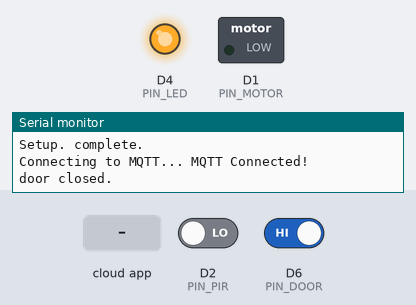
This sketch was run on a simulated ESP8266 (NodeMCU). Shown: switched loads named in the sketch (green lamp = pin HIGH), output pins drawn as LEDs (lit = HIGH), the last lines printed to the serial monitor. The test bench sets the inputs (shaded band); at power-on: D6 (PIN_DOOR) HIGH, D2 (PIN_PIR) LOW. WiFi joins after 1.5 s; servers stay silent unless stated; network time is answered at once with the bench clock; the local clock reads 2024-03-15 10:24:30 at power-on unless the sketch sets it; EEPROM starts erased; no MQTT or app messages arrive unless stated.

Above: at 4.2 s.
4.3 s: the phone or cloud app sets door to 1
8.4 s: D6 (PIN_DOOR) driven LOW
At 8.7 s:
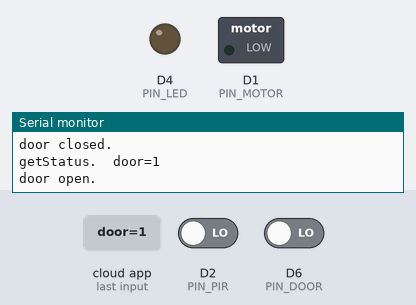
9.9 s: the phone or cloud app sets mode to 0
At 10.92 s:
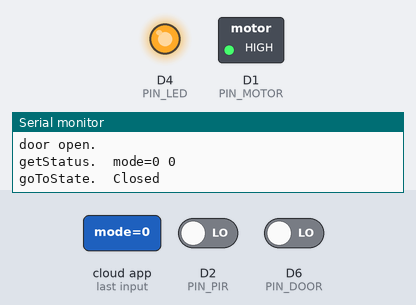
Timing chart, 0 to 12.9 s (numbered marks = the images above; inputs shaded):
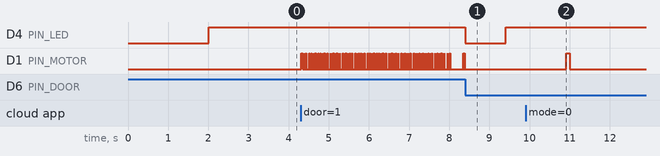

Measured:
- after the input at 8.4 s, D4 (PIN_LED): HIGH → LOW at once, → HIGH 1.0 s later; D1 (PIN_MOTOR): stops changing and stays LOW
- after the input at 9.9 s, D1 (PIN_MOTOR): LOW → HIGH after 1.0 s, → LOW 0.09 s later

The sketch:

Cat_Door_Nov2020.ino
```cpp
#include <Streaming.h>
#include <Metro.h>
#include <Bounce.h>
#include <FiniteStateMachine.h>
#include <ESP8266WiFi.h>
#include "Adafruit_MQTT.h"
#include "Adafruit_MQTT_Client.h"
#include <ESP_EEPROM.h>
#include <NTPClient.h>
#include <WiFiUdp.h>

#define WLAN_SSID       "Looney"
#define WLAN_PASS       "TinyandTooney"

#define MQTT_SERVER      "broker.hivemq.com"
#define MQTT_SERVERPORT  1883

// D4 is builtin LED
#define PIN_LED D4
#define PIN_MOTOR D1
#define PIN_DOOR D6
#define PIN_PIR D2

Bounce door = Bounce( PIN_DOOR, 1 );
Bounce motion = Bounce( PIN_PIR, 1 );

struct State_t {
  // don't bother to commit these to EEPROM when changed
  boolean motion;
  boolean door;
  // commit these to EEPROM when changed
  byte mode;
  uint32_t forDur;
  uint32_t motionDur;
};
State_t state;

String stateNames[] = {
  "Closed",
  "In Only",
  "Open",
  "Open then Closed",
  "Open then In Only"
};

void goToState(byte state);
void closeDoor();
void inOnlyUpdate();
void openDoor();
void openThenClosedUpdate() ;
void openThenInOnlyUpdate();

State closed = State(closeDoor, NULL, NULL);
State inOnly = State(closeDoor, inOnlyUpdate, NULL);
State open = State(openDoor, NULL, NULL);
State openThenClosed = State(openDoor, openThenClosedUpdate, NULL);
State openThenInOnly = State(openDoor, openThenInOnlyUpdate, NULL);

FSM sM = FSM(inOnly); // initialize state machine

WiFiClient client;

Adafruit_MQTT_Client mqtt(&client, MQTT_SERVER, MQTT_SERVERPORT);

Adafruit_MQTT_Publish pubMotion = Adafruit_MQTT_Publish(&mqtt, "magister/catdoor/motion");
Adafruit_MQTT_Publish pubDoor = Adafruit_MQTT_Publish(&mqtt, "magister/catdoor/door");
Adafruit_MQTT_Publish pubMode = Adafruit_MQTT_Publish(&mqtt, "magister/catdoor/mode");
Adafruit_MQTT_Publish pubForDur = Adafruit_MQTT_Publish(&mqtt, "magister/catdoor/doorDur");
Adafruit_MQTT_Publish pubMotionDur = Adafruit_MQTT_Publish(&mqtt, "magister/catdoor/motionDur");

Adafruit_MQTT_Subscribe subMotion = Adafruit_MQTT_Subscribe(&mqtt, "magister/catdoor/motion");
Adafruit_MQTT_Subscribe subDoor = Adafruit_MQTT_Subscribe(&mqtt, "magister/catdoor/door");
Adafruit_MQTT_Subscribe subMode = Adafruit_MQTT_Subscribe(&mqtt, "magister/catdoor/mode");
Adafruit_MQTT_Subscribe subForDur = Adafruit_MQTT_Subscribe(&mqtt, "magister/catdoor/doorDur");
Adafruit_MQTT_Subscribe subMotionDur = Adafruit_MQTT_Subscribe(&mqtt, "magister/catdoor/motionDur");

void MQTT_connect();

WiFiUDP ntpUDP;
NTPClient timeClient(ntpUDP);

void setup() {
  delay(1000);

  pinMode(PIN_LED, OUTPUT);
  pinMode(PIN_MOTOR, OUTPUT);
  pinMode(PIN_DOOR, INPUT_PULLUP);
  pinMode(PIN_PIR, INPUT);

  Serial.begin(115200);
  Serial << endl << endl;
  Serial << "Setup. begin." << endl;

  digitalWrite(PIN_LED, LOW); // boot indicator

  Serial << "Connecting to: " << WLAN_SSID << endl;
  WiFi.disconnect();
  WiFi.mode(WIFI_STA);
  WiFi.begin(WLAN_SSID, WLAN_PASS);

  // start with a manual sync.
  doorDelay(10);

  Serial.println("Initializing EEPROM...");
  EEPROM.begin(512);

  EEPROM.get(0, state);
  if ( state.mode >= sizeof(stateNames) || false ) {
    Serial << "Bad EEPROM! Bootstrapping" << endl;

    state.motion = false;
    state.door = false;
    state.mode = 1; // in only
    state.forDur = 3600; // sec
    state.motionDur = 30; // sec

    EEPROM.put(0, state);
    EEPROM.commit();
  }
  goToState(state.mode);

  // Setup MQTT subscription for instructions.
  mqtt.subscribe(&subDoor);
  mqtt.subscribe(&subMotion);
  mqtt.subscribe(&subMode);
  mqtt.subscribe(&subForDur);
  mqtt.subscribe(&subMotionDur);

  Serial << "WiFi connecting " << endl;
  byte retries = 20;
  boolean ledState = false;
  while (WiFi.status() != WL_CONNECTED) {
    delay(1000);  // wait
    if (retries-- == 0) while (1);  // basically die and wait for WDT to reset me
    Serial.print(".");
    ledState = !ledState;
    digitalWrite(PIN_LED, ledState); // blink while waiting to connect
  }
  Serial.println();

  Serial.println("WiFi connected");
  Serial.println("IP address: "); Serial.println(WiFi.localIP());

  Serial << "starting time client." << endl;
  timeClient.begin();
  long offset = -7L * 60L * 60L;
  Serial << "offset. " << offset << endl;
  timeClient.setTimeOffset(offset);

  digitalWrite(PIN_LED, HIGH); // all clear
  Serial << "Setup. complete." << endl;
}

void loop() {
  MQTT_connect();
  yield();

  timeClient.update();
  yield();

  getStatus();
  yield();

  updateMotion();
  yield();

  sM.update();
  yield();

  sendStatus();
  yield();

  doorDelay(2);
  yield();
}

void getStatus() {

  Adafruit_MQTT_Subscribe *subscription;
  while ((subscription = mqtt.readSubscription(1000))) {
    if ( subscription == &subDoor ) {
      String msg = (char *)subDoor.lastread;
      boolean newDoor = msg.toInt();

      if ( newDoor != state.door ) {
        Serial << "getStatus.  door=" << newDoor << endl;
        if ( newDoor == false ) closeDoor();
        else openDoor();
      }
    }

    if ( subscription == &subMotion ) {
      String msg = (char *)subMotion.lastread;
      boolean newMotion = msg.toInt();

      if ( newMotion != state.motion ) {
        Serial << "getStatus.  motion=" << newMotion << endl;
        state.motion = newMotion;
      }
    }

    if ( subscription == &subMode ) {
      String msg = (char *)subMode.lastread;
      if( msg.length() > 1 ) {
        Serial << "getStatus.  error.  Got weird mode '" << msg << "'." << endl;
        return;
      }
      byte newMode = constrain(msg.toInt(), 0, sizeof(stateNames));

      if ( newMode != state.mode ) {
        Serial << "getStatus.  mode=" << msg << " " << newMode << endl;
        state.mode = newMode;
        goToState(state.mode);

        EEPROM.put(0, state);
        EEPROM.commit();
      }
    }

    if ( subscription == &subForDur ) {
      String msg = (char *)subForDur.lastread;
      uint32_t newForDur = msg.toInt() * 60UL; // min -> sec

      if ( newForDur != state.forDur ) {
        Serial << "getStatus.  forDur=" << msg << " " << newForDur << endl;
        state.forDur = newForDur;

        EEPROM.put(0, state);
        EEPROM.commit();
      }
    }

    if ( subscription == &subMotionDur ) {
      String msg = (char *)subMotionDur.lastread;
      uint32_t newMotionDur = msg.toInt();

      if ( newMotionDur != state.motionDur ) {
        Serial << "getStatus.  motionDur=" << msg << " " << newMotionDur << endl;
        state.motionDur = newMotionDur;

        EEPROM.put(0, state);
        EEPROM.commit();
      }
    }

  }
}

void sendStatus() {
  static boolean motion, door;
  static byte mode;
  static uint32_t forDur, motionDur;

  static byte next = 0;

  // prioritize if changed
  if ( motion != state.motion ) next = 0;
  if ( door != state.door ) next = 1;
  if ( mode != state.mode ) next = 2;
  if ( forDur != state.forDur ) next = 3;
  if ( motionDur != state.motionDur ) next = 4;

  static Metro sendInterval(1UL * 1000UL); // take care to avoid throttling
  if ( sendInterval.check() ) {
    switch ( next ) {
      case 0: pubMotion.publish(state.motion); motion = state.motion; break;
      case 1: pubDoor.publish(state.door); door = state.door; break;
      case 2: pubMode.publish(state.mode); mode = state.mode; break;
      case 3: pubForDur.publish((uint32_t)(state.forDur / 60UL)); forDur = state.forDur; break; // sec -> min
      case 4: pubMotionDur.publish(state.motionDur); motionDur = state.motionDur; break;
    }
    // rotate through
    if ( ++next > 4 ) next = 0;
  }
}

void goToState(byte mode) {
  mode = constrain(mode, 0, sizeof(stateNames));
  state.mode = mode;
  Serial << "goToState.  " << stateNames[mode] << endl;
  switch ( mode ) {
    case 0: sM.transitionTo(closed); break;
    case 1: sM.transitionTo(inOnly); break;
    case 2: sM.transitionTo(open); break;
    case 3: sM.transitionTo(openThenClosed); break;
    case 4: sM.transitionTo(openThenInOnly); break;
  }
}

void doorDelay(uint32_t dur) {
  Metro waitfor(dur);
  waitfor.reset();

  while ( ! waitfor.check() ) {
    if ( door.update() ) digitalWrite(PIN_LED, door.read());
    yield();
  }
}
void pulseDoorMotor(uint32_t dur) {
  digitalWrite(PIN_MOTOR, HIGH);    // turn the LED off by making the voltage LOW
  doorDelay(dur);
  digitalWrite(PIN_MOTOR, LOW);    // turn the LED off by making the voltage LOW
  doorDelay(20);
}
uint32_t lastOpen;
void openDoor() {
  pulseDoorMotor(40);
  while ( door.read() == HIGH ) pulseDoorMotor(8);

  state.door = true;
  lastOpen = timeClient.getEpochTime();
  Serial << "door open." << endl;
}
void closeDoor() {
  if( state.door == true && door.read() == LOW ) pulseDoorMotor(90);
  state.door = false;
  Serial << "door closed." << endl;
}

String getDayTime() {
  String tdc;

  int day = timeClient.getDay();
  switch (day) {
    case 0: tdc = "Sun "; break;
    case 1: tdc = "Mon "; break;
    case 2: tdc = "Tue "; break;
    case 3: tdc = "Wed "; break;
    case 4: tdc = "Thu "; break;
    case 6: tdc = "Fri "; break;
    case 7: tdc = "Sat "; break;
  }
  tdc += timeClient.getFormattedTime();

  return ( tdc );
}

uint32_t lastMotion;
void updateMotion() {
  if ( motion.update() && motion.read() ) {
    lastMotion = timeClient.getEpochTime();
  }

  state.motion = motion.read();
  digitalWrite(PIN_LED, !state.motion); // LED is on when LOW
}

void inOnlyUpdate() {

  static boolean haveMotion = false;

  uint32_t now = timeClient.getEpochTime();

  if ( (now - lastMotion) <= state.motionDur && !haveMotion ) {
    haveMotion = true;
    Serial << "openMotion: motion. ";
    openDoor();
  }

  if ( (now - lastMotion) > state.motionDur && haveMotion ) {
    haveMotion = false;
    Serial << "openMotion: no motion. ";
    closeDoor();
  }

}

void openThenInOnlyUpdate() {
  uint32_t now = timeClient.getEpochTime();
  if ( (now - lastOpen) > state.forDur ) {
    Serial << "openThenInOnlyUpdate. duration expired=" << state.forDur << endl;
    goToState(1); // in only
  }
}

void openThenClosedUpdate() {
  uint32_t now = timeClient.getEpochTime();
  if ( (now - lastOpen) > state.forDur ) {
    Serial << "openThenClosedUpdate. duration expired=" << state.forDur << endl;
    goToState(0); // closed
  }
}

// Function to connect and reconnect as necessary to the MQTT server.
// Should be called in the loop function and it will take care if connecting.
void MQTT_connect() {
  int8_t ret;

  // Stop if already connected.
  if (mqtt.connected()) {
    return;
  }

  Serial.print("Connecting to MQTT... ");

  uint8_t retries = 3;
  while ((ret = mqtt.connect()) != 0) { // connect will return 0 for connected
    Serial.println(mqtt.connectErrorString(ret));
    Serial.println("Retrying MQTT connection in 5 seconds...");
    mqtt.disconnect();
    delay(5000);  // wait 5 seconds
    retries--;
    if (retries == 0) {
      // basically die and wait for WDT to reset me
      while (1);
    }
  }
  Serial.println("MQTT Connected!");
}
```
